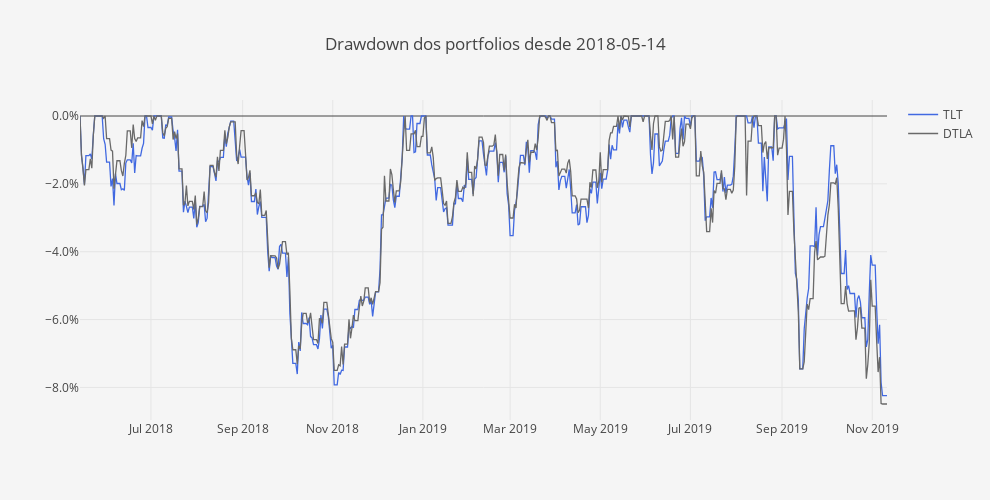

The cell this chart's notebook holds for it:
### Code cell
DD = compute_drawdowns(fundos)
DD = DD /100

layout = go.Layout(
    title='Drawdown dos portfolios desde ' + Begin,
    plot_bgcolor='#f5f5f5',
    paper_bgcolor='#f5f5f5',
    width=990,
    height=500,
    xaxis=dict(
        title='',
        showgrid=True,
        titlefont=dict(size=12),
    ),
    yaxis=dict(
        title='',
        showgrid=True,
        zeroline=True, # Adicionar ou não a zero line
        tickformat=".1%" # tickformat=".2%" se quiseres mais casas decimais
    ))

trace0 = go.Scatter(
    x = DD.index,
    y = DD.iloc[:, 0],
    name = fundos.columns[0],
    line = dict(
        color = 'royalblue',
        width = 1.3)
)

trace1 = go.Scatter(
    x = DD.index,
    y = DD.iloc[:, 1],
    name = fundos.columns[1],
    line = dict(
        color = 'dimgrey',
        width = 1.3)
)

data = [trace0, trace1]
        
fig = go.Figure(data=data, layout=layout)
py.iplot(fig)

### Figure 1 — Plotly figure (JSON) as saved in the notebook; plotly's stock layout.template omitted (floating-point values rounded to 4 significant figures; data arrays with more than 128 entries replaced by an {"elided": "..."} marker saying what was removed)
{"data": [{"line": {"color": "royalblue", "width": 1.3}, "name": "TLT", "type": "scatter", "uid": "95db46b1-cd6c-4690-9f04-8274ca2f0555", "x": {"elided": "547 str values"}, "y": {"elided": "547 float values"}}, {"line": {"color": "dimgrey", "width": 1.3}, "name": "DTLA", "type": "scatter", "uid": "2fdce0b4-075e-45cb-919c-130647be9234", "x": {"elided": "547 str values"}, "y": {"elided": "547 float values"}}], "layout": {"height": 500, "paper_bgcolor": "#f5f5f5", "plot_bgcolor": "#f5f5f5", "title": {"text": "Drawdown dos portfolios desde 2018-05-14"}, "width": 990, "xaxis": {"autorange": true, "range": ["2018-05-14", "2019-11-11"], "showgrid": true, "title": {"font": {"size": 12}, "text": ""}, "type": "date"}, "yaxis": {"autorange": true, "range": [-0.0896, 0.004716], "showgrid": true, "tickformat": ".1%", "title": {"text": ""}, "type": "linear", "zeroline": true}}}
